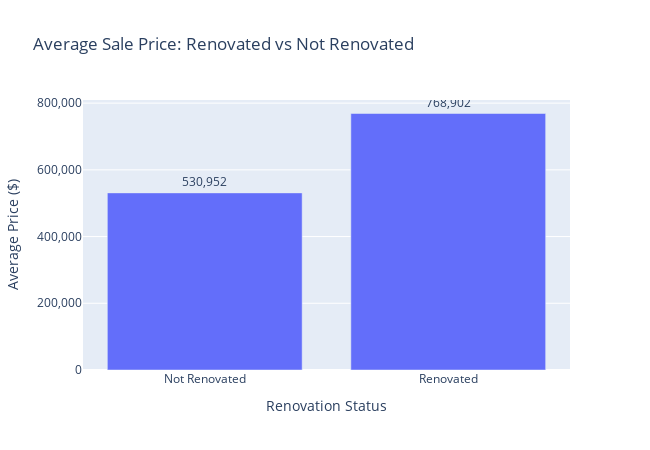

The notebook cell saved with this chart:
### Code cell
import plotly.express as px

plot_df = avg_price_reno.reset_index()

fig = px.bar(
    plot_df,
    x='renovation_status',
    y='average_price',
    text='average_price',
    title='Average Sale Price: Renovated vs Not Renovated',
    labels={
        'renovation_status': 'Renovation Status',
        'average_price': 'Average Price ($)'
    },
    width=650,
    height=450
)

fig.update_yaxes(tickformat=",.0f")
fig.update_traces(texttemplate='%{text:,.0f}', textposition='outside')
fig.show()

### Figure 1 — Plotly figure (JSON) as saved in the notebook; plotly's stock layout.template omitted (floating-point values rounded to 4 significant figures)
{"data": [{"hovertemplate": "Renovation Status=%{x}<br>Average Price ($)=%{text}<extra></extra>", "legendgroup": "", "marker": {"color": "#636efa", "pattern": {"shape": ""}}, "name": "", "orientation": "v", "showlegend": false, "text": [531000.0, 768900.0], "textposition": "outside", "texttemplate": "%{text:,.0f}", "type": "bar", "x": ["Not Renovated", "Renovated"], "xaxis": "x", "y": [531000.0, 768900.0], "yaxis": "y"}], "layout": {"barmode": "relative", "height": 450, "legend": {"tracegroupgap": 0}, "title": {"text": "Average Sale Price: Renovated vs Not Renovated"}, "width": 650, "xaxis": {"anchor": "y", "domain": [0, 1], "title": {"text": "Renovation Status"}}, "yaxis": {"anchor": "x", "domain": [0, 1], "tickformat": ",.0f", "title": {"text": "Average Price ($)"}}}}
